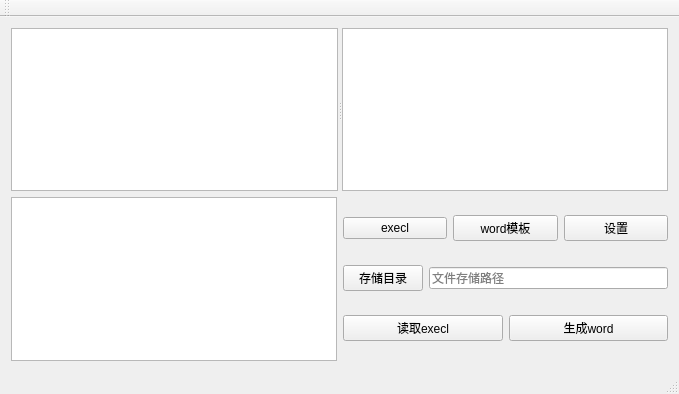
<?xml version="1.0" encoding="UTF-8"?>
<ui version="4.0">
 <class>MainWindow</class>
 <widget class="QMainWindow" name="MainWindow">
  <property name="geometry">
   <rect>
    <x>0</x>
    <y>0</y>
    <width>679</width>
    <height>394</height>
   </rect>
  </property>
  <property name="windowTitle">
   <string>MainWindow</string>
  </property>
  <widget class="QWidget" name="centralWidget">
   <layout class="QVBoxLayout" name="verticalLayout_2">
    <item>
     <widget class="QSplitter" name="splitter">
      <property name="orientation">
       <enum>Qt::Horizontal</enum>
      </property>
      <widget class="QTableView" name="excelTable">
       <property name="sizePolicy">
        <sizepolicy hsizetype="Expanding" vsizetype="Expanding">
         <horstretch>0</horstretch>
         <verstretch>0</verstretch>
        </sizepolicy>
       </property>
      </widget>
      <widget class="QListView" name="fileList">
       <property name="sizePolicy">
        <sizepolicy hsizetype="Ignored" vsizetype="Expanding">
         <horstretch>0</horstretch>
         <verstretch>0</verstretch>
        </sizepolicy>
       </property>
      </widget>
     </widget>
    </item>
    <item>
     <layout class="QHBoxLayout" name="horizontalLayout_4">
      <item>
       <widget class="QListWidget" name="unitsWidget"/>
      </item>
      <item>
       <layout class="QVBoxLayout" name="verticalLayout">
        <item>
         <layout class="QHBoxLayout" name="horizontalLayout">
          <item>
           <widget class="QPushButton" name="execlButton">
            <property name="text">
             <string>execl</string>
            </property>
           </widget>
          </item>
          <item>
           <widget class="QPushButton" name="wordButton">
            <property name="text">
             <string>word模板</string>
            </property>
           </widget>
          </item>
          <item>
           <widget class="QPushButton" name="SetButton">
            <property name="text">
             <string>设置</string>
            </property>
           </widget>
          </item>
         </layout>
        </item>
        <item>
         <layout class="QHBoxLayout" name="horizontalLayout_3">
          <item>
           <widget class="QPushButton" name="RouteButton">
            <property name="text">
             <string>存储目录</string>
            </property>
           </widget>
          </item>
          <item>
           <widget class="QLineEdit" name="RouteEdit">
            <property name="placeholderText">
             <string>文件存储路径</string>
            </property>
           </widget>
          </item>
         </layout>
        </item>
        <item>
         <layout class="QHBoxLayout" name="horizontalLayout_2">
          <item>
           <widget class="QPushButton" name="readButton">
            <property name="text">
             <string>读取execl</string>
            </property>
           </widget>
          </item>
          <item>
           <widget class="QPushButton" name="createButton">
            <property name="text">
             <string>生成word</string>
            </property>
           </widget>
          </item>
         </layout>
        </item>
       </layout>
      </item>
     </layout>
    </item>
   </layout>
  </widget>
  <widget class="QMenuBar" name="menuBar">
   <property name="geometry">
    <rect>
     <x>0</x>
     <y>0</y>
     <width>679</width>
     <height>23</height>
    </rect>
   </property>
  </widget>
  <widget class="QToolBar" name="mainToolBar">
   <attribute name="toolBarArea">
    <enum>TopToolBarArea</enum>
   </attribute>
   <attribute name="toolBarBreak">
    <bool>false</bool>
   </attribute>
  </widget>
  <widget class="QStatusBar" name="statusBar"/>
 </widget>
 <layoutdefault spacing="6" margin="11"/>
 <resources/>
 <connections/>
</ui>
